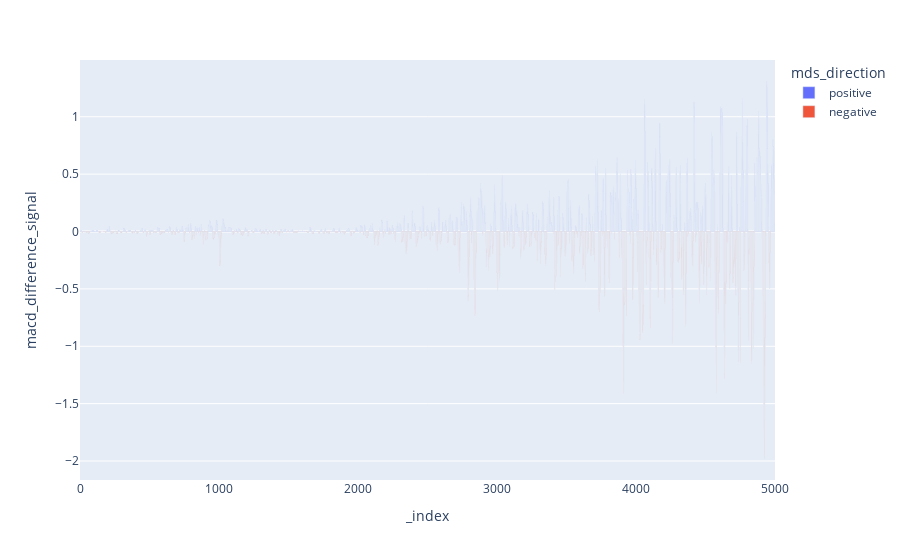

The code cell stored with this chart in its notebook:
### Code cell
fig = px.bar(df, x=df.index, y=df.macd_difference_signal,color="mds_direction")
fig.show()

### Figure 1 — Plotly figure (JSON) as saved in the notebook; plotly's stock layout.template omitted (floating-point values rounded to 4 significant figures; data arrays with more than 128 entries replaced by an {"elided": "..."} marker saying what was removed)
{"data": [{"alignmentgroup": "True", "hovertemplate": "mds_direction=positive<br>_index=%{x}<br>macd_difference_signal=%{y}<extra></extra>", "legendgroup": "positive", "marker": {"color": "#636efa", "pattern": {"shape": ""}}, "name": "positive", "offsetgroup": "positive", "orientation": "v", "showlegend": true, "textposition": "auto", "type": "bar", "x": {"elided": "2573 int values"}, "xaxis": "x", "y": {"elided": "2573 float values"}, "yaxis": "y"}, {"alignmentgroup": "True", "hovertemplate": "mds_direction=negative<br>_index=%{x}<br>macd_difference_signal=%{y}<extra></extra>", "legendgroup": "negative", "marker": {"color": "#EF553B", "pattern": {"shape": ""}}, "name": "negative", "offsetgroup": "negative", "orientation": "v", "showlegend": true, "textposition": "auto", "type": "bar", "x": {"elided": "2427 int values"}, "xaxis": "x", "y": {"elided": "2427 float values"}, "yaxis": "y"}], "layout": {"barmode": "relative", "legend": {"title": {"text": "mds_direction"}, "tracegroupgap": 0}, "margin": {"t": 60}, "xaxis": {"anchor": "y", "domain": [0, 1], "title": {"text": "_index"}}, "yaxis": {"anchor": "x", "domain": [0, 1], "title": {"text": "macd_difference_signal"}}}}
